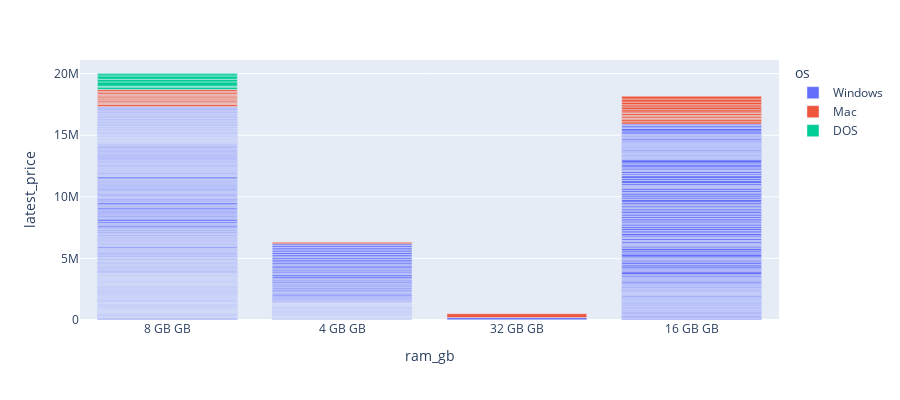

The notebook cell this image was saved under:
### Code cell
import plotly.express as px
fig = px.bar(df, x='ram_gb', y='latest_price',
             hover_data=['os','os_bit', 'ssd'], color='os',
             labels={'Prices':'Prices By Ram Capacity'}, height=400)
fig.show()

### Figure 1 — Plotly figure (JSON) as saved in the notebook; plotly's stock layout.template omitted (floating-point values rounded to 4 significant figures; data arrays with more than 128 entries replaced by an {"elided": "..."} marker saying what was removed)
{"data": [{"alignmentgroup": "True", "customdata": {"elided": "530x3 str values"}, "hovertemplate": "os=%{customdata[0]}<br>ram_gb=%{x}<br>latest_price=%{y}<br>os_bit=%{customdata[1]}<br>ssd=%{customdata[2]}<extra></extra>", "legendgroup": "Windows", "marker": {"color": "#636efa", "pattern": {"shape": ""}}, "name": "Windows", "offsetgroup": "Windows", "orientation": "v", "showlegend": true, "textposition": "auto", "type": "bar", "x": {"elided": "530 str values"}, "xaxis": "x", "y": {"elided": "530 int values"}, "yaxis": "y"}, {"alignmentgroup": "True", "customdata": [["Mac", "64-bit", "512 GB"], ["Mac", "64-bit", "1024 GB"], ["Mac", "64-bit", "1024 GB"], ["Mac", "64-bit", "256 GB"], ["Mac", "64-bit", "256 GB"], ["Mac", "64-bit", "256 GB"], ["Mac", "64-bit", "256 GB"], ["Mac", "64-bit", "256 GB"], ["Mac", "64-bit", "256 GB"], ["Mac", "64-bit", "256 GB"], ["Mac", "64-bit", "512 GB"], ["Mac", "64-bit", "512 GB"], ["Mac", "64-bit", "512 GB"], ["Mac", "64-bit", "512 GB"], ["Mac", "64-bit", "512 GB"], ["Mac", "64-bit", "512 GB"], ["Mac", "64-bit", "512 GB"], ["Mac", "64-bit", "512 GB"], ["Mac", "64-bit", "512 GB"], ["Mac", "64-bit", "512 GB"], ["Mac", "64-bit", "512 GB"], ["Mac", "64-bit", "1024 GB"], ["Mac", "64-bit", "1024 GB"], ["Mac", "64-bit", "1024 GB"], ["Mac", "64-bit", "1024 GB"], ["Mac", "64-bit", "1024 GB"], ["Mac", "64-bit", "1024 GB"]], "hovertemplate": "os=%{customdata[0]}<br>ram_gb=%{x}<br>latest_price=%{y}<br>os_bit=%{customdata[1]}<br>ssd=%{customdata[2]}<extra></extra>", "legendgroup": "Mac", "marker": {"color": "#EF553B", "pattern": {"shape": ""}}, "name": "Mac", "offsetgroup": "Mac", "orientation": "v", "showlegend": true, "textposition": "auto", "type": "bar", "x": ["8 GB GB", "16 GB GB", "16 GB GB", "8 GB GB", "8 GB GB", "16 GB GB", "8 GB GB", "16 GB GB", "16 GB GB", "8 GB GB", "16 GB GB", "8 GB GB", "8 GB GB", "8 GB GB", "8 GB GB", "8 GB GB", "16 GB GB", "16 GB GB", "16 GB GB", "4 GB GB", "8 GB GB", "8 GB GB", "16 GB GB", "16 GB GB", "16 GB GB", "32 GB GB", "16 GB GB"], "xaxis": "x", "y": [159990, 179990, 179990, 85990, 112990, 104990, 112990, 132990, 104990, 85990, 149990, 125990, 103990, 101990, 104990, 131990, 128990, 184990, 225990, 124990, 104990, 149990, 169990, 225990, 243990, 309990, 225990], "yaxis": "y"}, {"alignmentgroup": "True", "customdata": [["DOS", "32-bit", "0 GB"], ["DOS", "32-bit", "0 GB"], ["DOS", "32-bit", "0 GB"], ["DOS", "32-bit", "0 GB"], ["DOS", "32-bit", "0 GB"], ["DOS", "32-bit", "0 GB"], ["DOS", "64-bit", "512 GB"]], "hovertemplate": "os=%{customdata[0]}<br>ram_gb=%{x}<br>latest_price=%{y}<br>os_bit=%{customdata[1]}<br>ssd=%{customdata[2]}<extra></extra>", "legendgroup": "DOS", "marker": {"color": "#00cc96", "pattern": {"shape": ""}}, "name": "DOS", "offsetgroup": "DOS", "orientation": "v", "showlegend": true, "textposition": "auto", "type": "bar", "x": ["8 GB GB", "8 GB GB", "8 GB GB", "8 GB GB", "8 GB GB", "8 GB GB", "8 GB GB"], "xaxis": "x", "y": [199990, 75500, 345390, 214790, 269290, 179990, 57490], "yaxis": "y"}], "layout": {"barmode": "relative", "height": 400, "legend": {"title": {"text": "os"}, "tracegroupgap": 0}, "margin": {"t": 60}, "xaxis": {"anchor": "y", "domain": [0, 1], "title": {"text": "ram_gb"}}, "yaxis": {"anchor": "x", "domain": [0, 1], "title": {"text": "latest_price"}}}}
